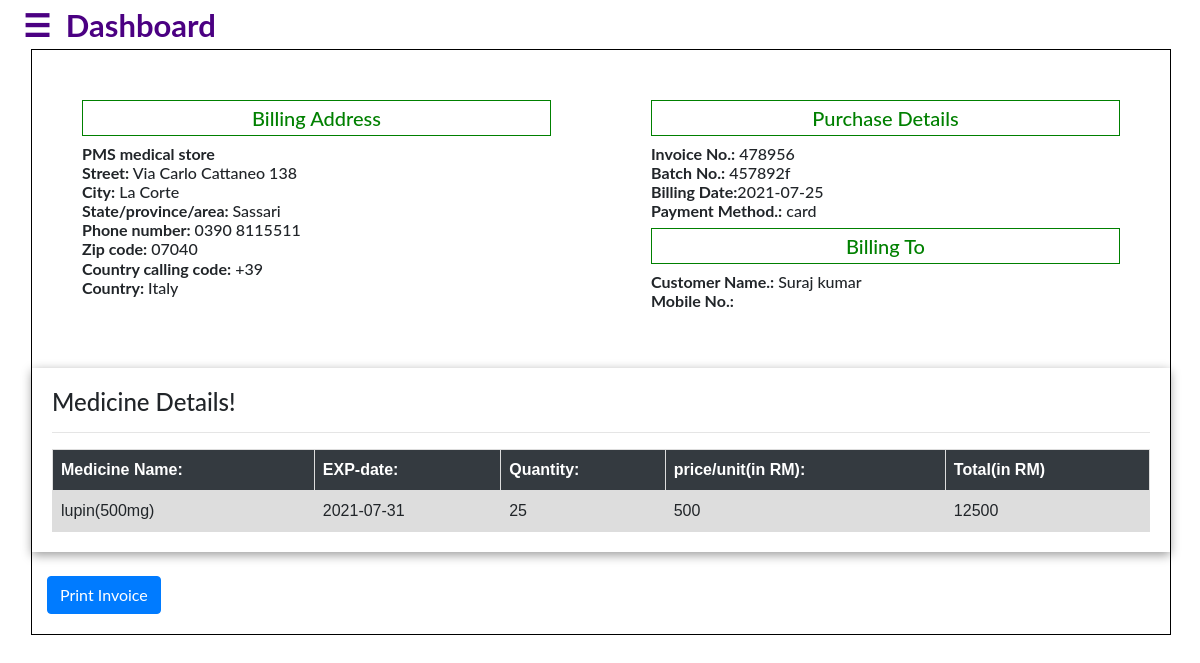
Screenshot of /pharmacist/dinvoice.php?id=1 (signed in) with the database file from the repository.
### tables this page shows
CREATE TABLE `cart` (
  `id` int(11) NOT NULL,
  `customer` varchar(255) NOT NULL,
  `invoice` varchar(255) NOT NULL,
  `medicine_name` varchar(255) NOT NULL,
  `batch_no` varchar(255) NOT NULL,
  `mobile_no` varchar(250) NOT NULL,
  `exp` date NOT NULL,
  `quantity` int(111) NOT NULL,
  `price_perunit` int(111) NOT NULL,
  `date` date NOT NULL DEFAULT current_timestamp(),
  `pyment` varchar(250) NOT NULL
);

### pharmacist/dinvoice.php (the view, shortened to what this page needs)
<?php
if (isset($_SESSION['id']) && isset($_SESSION['user_name'])) {
?>
<!DOCTYPE html>
<html>
<head>
  <link rel="stylesheet" href="https://maxcdn.bootstrapcdn.com/bootstrap/4.4.1/css/bootstrap.min.css">
    <link rel="stylesheet" href="https://cdnjs.cloudflare.com/ajax/libs/font-awesome/4.7.0/css/font-awesome.min.css">
        <link rel="stylesheet" href="//code.jquery.com/ui/1.12.1/themes/base/jquery-ui.css">
</head>
<body>
<div id="main">
  <span style="font-size:31px;cursor:pointer;color: indigo;padding-left: 21px;" onclick="openNav()">&#9776;&nbsp;&nbsp;Dashboard</span>
  <br>
  <div class="container" id="bill" style="border: 1px solid black;">
    <div class="row" >
      <div class="col-md-6" style="padding: 50px;">
         <h5 style="color:green;border: 1px solid green;padding: 5px;text-align: center;">Billing Address</h5>
         <h6><span>PMS medical store</span><br>
        <span> Street:</span>  Via Carlo Cattaneo 138
<br>
<span>City:</span>  La Corte
<br>
<span>State/province/area: </span>  Sassari
<br>
<span>Phone number: </span> 0390 8115511
<br>
<span>Zip code:</span>  07040
<br>
<span>Country calling code:</span>  +39
<br>
<span>Country:</span>  Italy</h6>
      </div>
      <div class="col-md-6"  style="padding: 50px;">
                 <?php
          include 'db_conn.php';
           $id=$_GET['id'];
             $q="SELECT * FROM cart WHERE id=$id";
             $query=mysqli_query($conn,$q) or die("something went wrong!");
             $count=mysqli_num_rows($query);
               if ($count==0) {
           $output='there was no search resutl!';
           }else{
           while($res=mysqli_fetch_array($query)){
           ?>
           <h5 style="color:green;border: 1px solid green;padding: 5px;text-align: center;">Purchase Details</h5>
           <h6>
             <span>Invoice No.:</span><?php echo $res['invoice']; ?><br>
             <span>Batch No.:</span><?php echo $res['batch_no']; ?><br>
             <span>Billing Date:</span><?php echo $res['date']; ?><br>
               <span>Payment Method.:</span><?php echo $res['pyment']; ?><br>
           </h6>
           <h5 style="color:green;border: 1px solid green;padding: 5px;text-align: center;">Billing To</h5>
             <h6>
             <span>Customer Name.:</span><?php echo $res['customer']; ?><br>
             <span>Mobile No.:</span><?php echo $res['mobile_no']; ?>
           </h6>
                   <?php
  }
}
?>
      </div>
    </div>
    <div class="row">
   <div class="col-md-12" style="background: white;padding: 20px;margin-top: -1px;box-shadow: 0 3px 10px rgba(0,0,0,0.4);">
    <h4>Medicine Details!</h4><hr>
<table>
  <tr class="bg-dark text-white">
    <th>Medicine Name:</th>
    <th>EXP-date:</th>
    <th>Quantity:</th>
    <th>price/unit(in RM):</th>
    <th>Total(in RM)</th>
  </tr>
           <?php
          include 'db_conn.php';
           $id=$_GET['id'];
             $q="SELECT * FROM cart WHERE id=$id";
             $query=mysqli_query($conn,$q) or die("something went wrong!");
             $count=mysqli_num_rows($query);
               if ($count==0) {
           $output='there was no search resutl!';
           }else{
           while($res=mysqli_fetch_array($query)){
           ?>
  <tr>
     <td><?php echo $res['medicine_name']; ?></td>
     <td><?php echo $res['exp']; ?></td>
     <td><?php echo $res['quantity']; ?></td>
     <td><?php echo $res['price_perunit']; ?></td>
     <td><?php echo $res['price_perunit']*$res['quantity']; ?></td>
  </tr>
          <?php
  }
}
?>
</table>
</div>
    </div>
<br>
    <button  type="submit" name="submit" style="color: white;margin-bottom: 20px;" onclick="myfun('bill')" class="btn btn-primary">Print Invoice</button>
          <br>
  </div>
</div>
</body>
</html>
<?php
}else{
    header("Location:index.php");
    exit();
}
 ?>

### pharmacist/dinvoice.php (style rules this page uses)
body { font-family: "Lato", sans-serif; }
#main { transition: margin-left .5s; padding-left: 2px; padding-top: 2px; }
table { font-family: arial, sans-serif; border-collapse: collapse; width: 100%; }
td, th { border: 1px solid #dddddd; text-align: left; padding: 8px; }
tr:nth-child(even) { background-color: #dddddd; }
span { font-weight: bolder; }

### rows the page displays
cart: invoice "478956", batch_no "457892f", date "2021-07-25", pyment "card", customer "Suraj kumar", medicine_name "lupin(500mg)", exp "2021-07-31", quantity "25", price_perunit "500", $res['price_perunit']*$res['quantity'] "12500"
